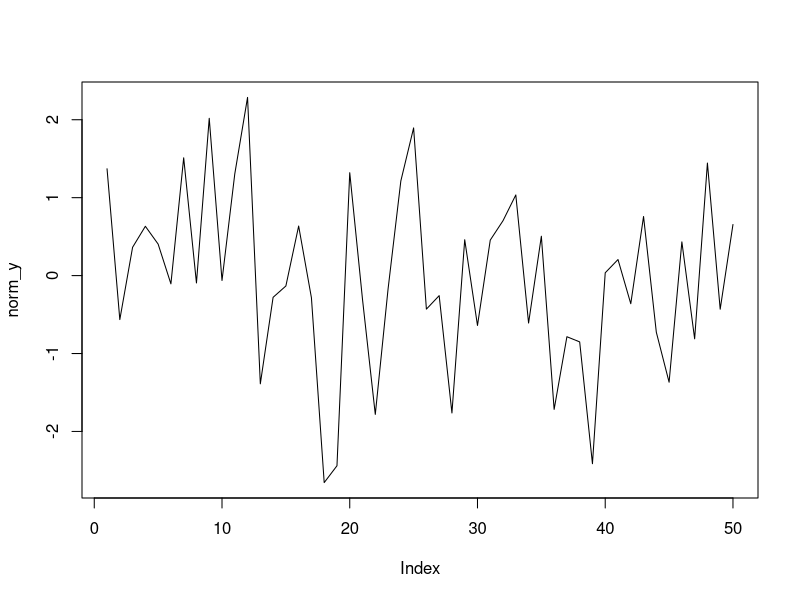
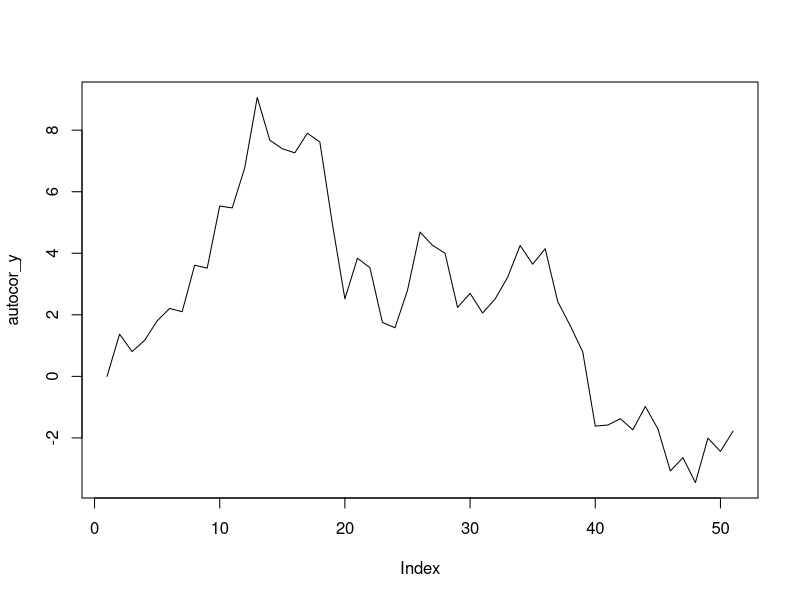

Source code (R) for these figures, in order: (Note: this script raises an error after producing the figures.)
#learn about auto-regression in R, create some auto-correlated random variables

#Create a normally distributed variable and plot it
set.seed(42)
norm_y <- rnorm(50)
plot(norm_y, type = "l")

#One way to create an auto-correlated random variable is the following
autocor_y <- diffinv(norm_y)
plot(autocor_y, type = 'l')

#Why does this work?
#The R-documentation tells us that diffinv() is the reverse function of diff()
#what does the diff() function do?
#diff(x) (x being a vector of length n) computes the vector y of length n-1 with y_i = x_i+1 - x_i. In short the function computes successive differences
diff(c(1:10))
diff(c(10:1))

.
#If applied to a normally distributed random variable plotted, diff() results in a zig-zag shaped line. Simply said, this is because the mean of the normal distribution
#(in this case 0) is always the most likely outcome of the random variable. Thus, a positive value is most likely to have a positive difference to the preceding random value.
#The difference to the subsequent value will however be most likely negative. This is a case of auto-correlation with lag 1 and a negative correlation coefficient.
neg_autocor_y <- diff(norm_y)
plot(neg_autocor_y, type = 'l')


#what does diffinv() do?
#The idea behind diffinv() is to take a vector of successive differences and recreate the vector from which the successive differences were calculated
diffinv(diff(c(1:10)))
#This does not return the starting vector 1:10, because diffinv() only knows the successive differences but not the starting value of the original vector
#Therefore
all.equal(diffinv(diff(c(1:10))), diffinv(diff(c(16:25))))
#starting value can be passed to the function using the xi parameter 
diffinv(diff(16:25), xi = 16)


#Here diffinv treats the normally distributed random values as successive differences of a certain starting vector. The curve starts at y_1 = 0, as no starting value was
#specified. Afterwards: y_i = y_i-1 - x_i-1. Thus, each y value functions as a base to which the next random value is added. In terms of auto-correlation,
#the values are positively auto-correlated with lag = 1.

##investigate the variable using autoregression analysis
set.seed(42)
norm_y <- rnorm(1000)
autocor_y <- diffinv(norm_y)
neg_autocor_y <- diff(norm_y)

ar(autocor_y)
ar(neg_autocor_y)

acf(autocor_y)
pacf(autocor_y)

acf(neg_autocor_y)
pacf(neg_autocor_y)
